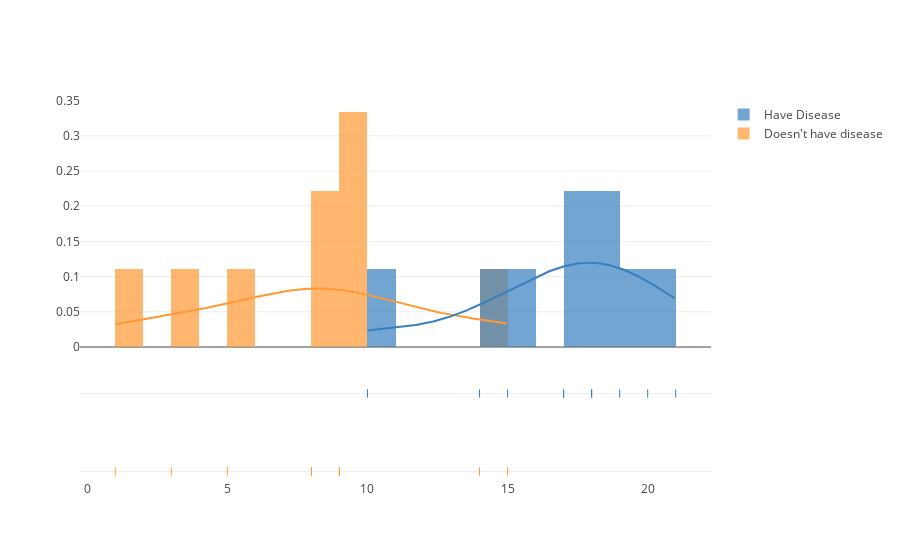

This figure's notebook cell:
### Code cell
#Our old uninteractive graph - just keeping it for reference

import ipywidgets as widgets

#Values for cutoff value (unique values of test results)
k=[1,3,5,8,8,9,9,9,14,15,10,14,15,17,17,18,18,19,20,21]
k =set(k) #get distinct values of k
k =list(k)


#dropdown slider
cutoffbar  = widgets.Dropdown(
    options = k,
    value=1,
    #step=1,
    description='Cutoff Val:',
    disabled=False,
    continuous_update=True,
    orientation='horizontal',
    readout=True,
    readout_format='d'
)

#plot
#bin_size=2

df.iplot(kind='dist',vline=cutoffbar.value)


#just puts the cutoff slider somewhere in the graph - not connected to graph yet
cutoffbar

### Figure 1 — Plotly figure (JSON) as saved in the notebook; plotly's stock layout.template omitted (floating-point values rounded to 4 significant figures; data arrays with more than 128 entries replaced by an {"elided": "..."} marker saying what was removed)
{"data": [{"autobinx": false, "histnorm": "probability density", "legendgroup": "Doesn't have disease", "marker": {"color": "rgba(255, 153, 51, 1.0)"}, "name": "Doesn't have disease", "opacity": 0.7, "type": "histogram", "uid": "2062eec1-a163-49e0-9b22-d91323fa0620", "x": [1, 3, 5, 8, 8, 9, 9, 9, 14, 15], "xaxis": "x", "xbins": {"end": 15, "size": 1, "start": 1}, "yaxis": "y"}, {"autobinx": false, "histnorm": "probability density", "legendgroup": "Have Disease", "marker": {"color": "rgba(55, 128, 191, 1.0)"}, "name": "Have Disease", "opacity": 0.7, "type": "histogram", "uid": "7979fd06-ca31-4c02-b310-f749f250b056", "x": [10, 14, 15, 17, 17, 18, 18, 19, 20, 21], "xaxis": "x", "xbins": {"end": 21, "size": 1, "start": 10}, "yaxis": "y"}, {"legendgroup": "Doesn't have disease", "marker": {"color": "rgba(255, 153, 51, 1.0)"}, "mode": "lines", "name": "Doesn't have disease", "showlegend": false, "type": "scatter", "uid": "4f6083cf-bed9-4641-934d-2c48eb388e5e", "x": {"elided": "500 float values"}, "xaxis": "x", "y": {"elided": "500 float values"}, "yaxis": "y"}, {"legendgroup": "Have Disease", "marker": {"color": "rgba(55, 128, 191, 1.0)"}, "mode": "lines", "name": "Have Disease", "showlegend": false, "type": "scatter", "uid": "f363f564-7294-4e71-bac4-0c3d3646b718", "x": {"elided": "500 float values"}, "xaxis": "x", "y": {"elided": "500 float values"}, "yaxis": "y"}, {"legendgroup": "Doesn't have disease", "marker": {"color": "rgba(255, 153, 51, 1.0)", "symbol": "line-ns-open"}, "mode": "markers", "name": "Doesn't have disease", "showlegend": false, "type": "scatter", "uid": "c4d05b15-4a90-47f0-a3e8-585a5626b859", "x": [1, 3, 5, 8, 8, 9, 9, 9, 14, 15], "xaxis": "x", "y": ["Doesn't have disease", "Doesn't have disease", "Doesn't have disease", "Doesn't have disease", "Doesn't have disease", "Doesn't have disease", "Doesn't have disease", "Doesn't have disease", "Doesn't have disease", "Doesn't have disease"], "yaxis": "y2"}, {"legendgroup": "Have Disease", "marker": {"color": "rgba(55, 128, 191, 1.0)", "symbol": "line-ns-open"}, "mode": "markers", "name": "Have Disease", "showlegend": false, "type": "scatter", "uid": "232cc7ab-6765-4949-9144-2d4e322c424e", "x": [10, 14, 15, 17, 17, 18, 18, 19, 20, 21], "xaxis": "x", "y": ["Have Disease", "Have Disease", "Have Disease", "Have Disease", "Have Disease", "Have Disease", "Have Disease", "Have Disease", "Have Disease", "Have Disease"], "yaxis": "y2"}], "layout": {"barmode": "overlay", "hovermode": "closest", "legend": {"traceorder": "reversed"}, "xaxis": {"anchor": "y2", "domain": [0, 1], "zeroline": false}, "yaxis": {"anchor": "free", "domain": [0.35, 1], "position": 0}, "yaxis2": {"anchor": "x", "domain": [0, 0.25], "dtick": 1, "showticklabels": false}}}
